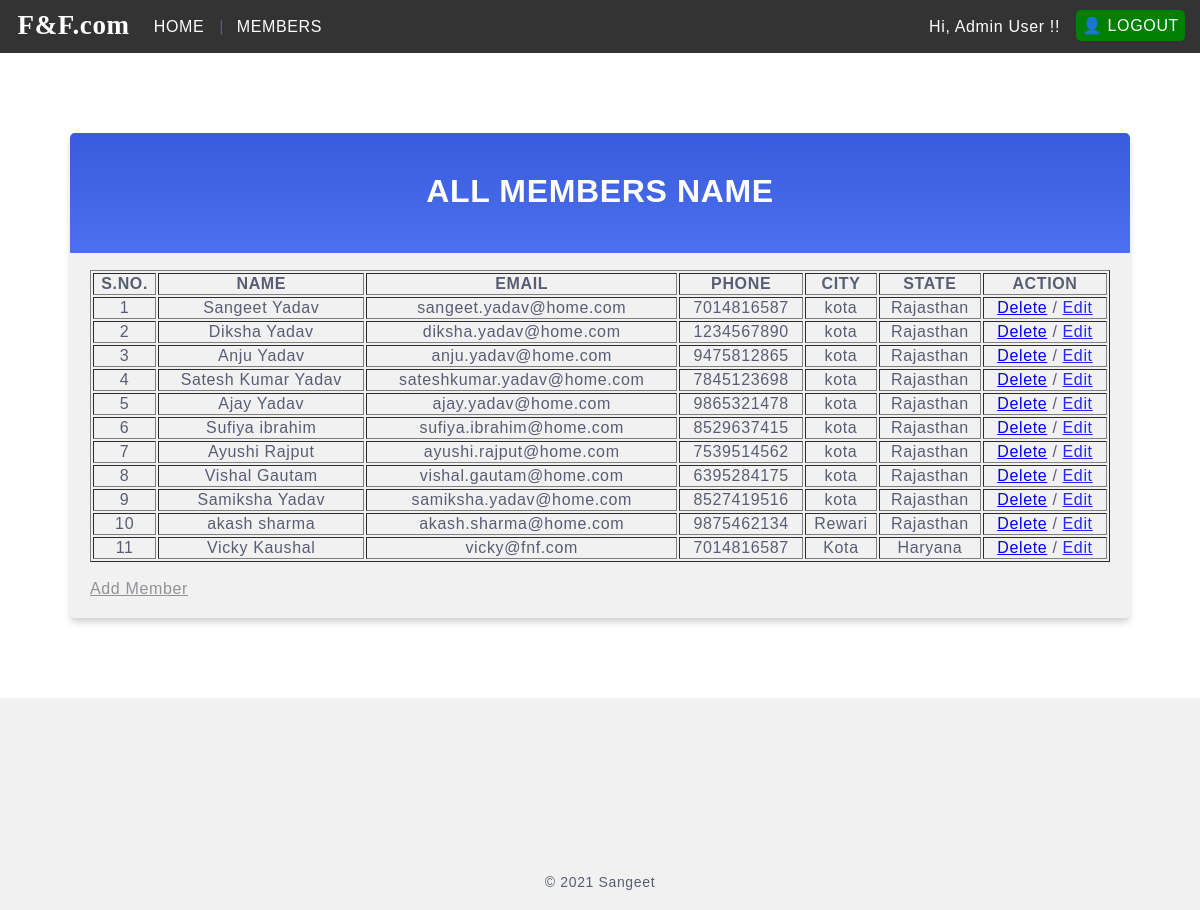
The app's page /data_table/ (signed in), older data.
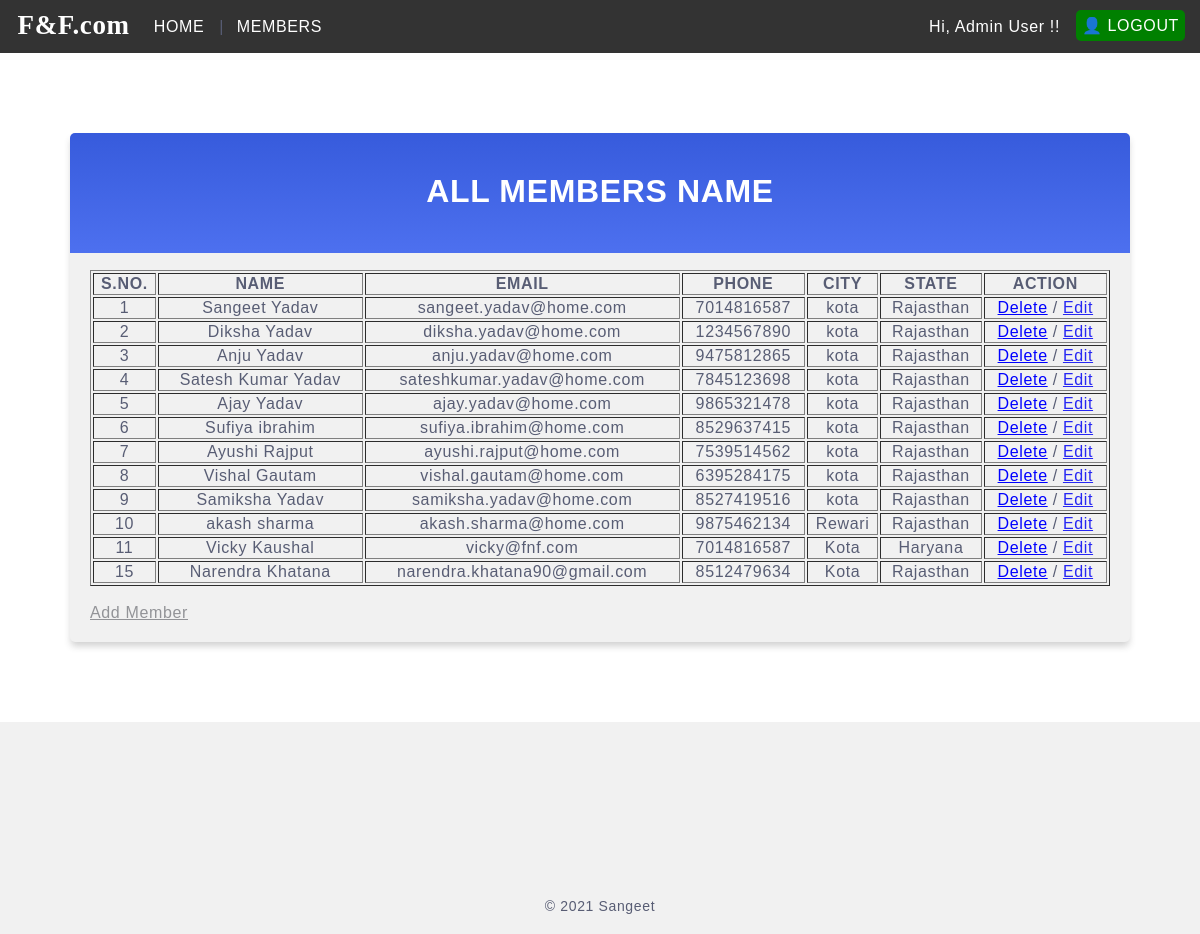
The same page, newer data.
### members/models.py (models this page shows)
class Member(models.Model):
    user = models.ForeignKey(User, on_delete=models.CASCADE, default=1)
    first_name = models.CharField(max_length=255)
    last_name = models.CharField(max_length=255)
    email = models.EmailField(null=True)
    phone = models.CharField(max_length=10, null=True)
    city = models.CharField(max_length=255, default='kota')
    state = models.CharField(max_length=20, default='Rajasthan')
    class Meta:
        verbose_name_plural = 'Membars'

### members/views.py (the view)
# urls.py: path('data_table/', views.crm, name='crm'),
def crm(request):
    template = loader.get_template('data_table.html')
    mydata=Member.objects.all()
    context = {
        'allmembers' : mydata,
    }
    return HttpResponse(template.render(context,request))

### members/templates/data_table.html (shortened to what this page needs)
{% extends 'master.html' %}
{% block content %}
<div class="mycard">
    <h1> ALL MEMBERS NAME</h1>
        <table border="1">
            <tr>
                <th>S.NO.</th>
                <th>NAME</th>
                <th>EMAIL</th>
                <th>PHONE</th>
                <th>CITY</th>
                <th>STATE</th>
                <th>ACTION</th>
            </tr>
            {% for i in allmembers%}
            {% if i.user_id is request.user.id %}
            <tr>
                <td>{{forloop.counter}}</td>
                <td>{{i.first_name}} {{i.last_name}}</td>
                <td>{{i.email}}</td>
                <td>{{i.phone}}</td>
                <td>{{i.city}}</td>
                <td>{{i.state}}</td>
                <td><a href="delete/{{i.id}}" style="color: blue;">Delete</a> / <a href="edit/{{i.id}}" style="color: rgb(39, 39, 243);">Edit</a></td>
            </tr>
            {% endif %}
            {% endfor %}
        </table>
    <br>
    <a href="{% url 'add_member' %}">Add Member</a> <br>
</div>
{% endblock %}

### members/templates/master.html (shortened to what this page needs)
{% load static %}
<!DOCTYPE html>
<html lang="en">
<head>
    <link rel="stylesheet" href="{% static 'myglobal.css' %}">
</head>
<body>
    <div class="topnav">
        <h3>F&F.com</h3>
        <a href="/" style="margin: 7.5px;">HOME </a>
        <p style="margin: 7.5px;"> | <a href="/members">MEMBERS</a></p>
        {% if request.user.is_authenticated %}
            <p style="
                color: white;
                padding: 0;
                margin: 0;
                position: absolute;
                right: 0;
                margin: 0 140px;
                padding-top: 8px;
            ">Hi, {{request.user.first_name}} {{request.user.last_name}} !!</p>
            <a id="ida" style="margin: 0 15px" href="/logout">&#128100; LOGOUT</a>
        {% else %}
            <a id="ida" style="margin: 0 8px" href="/login">&#128100; LOGIN</a>
        {% endif %}
    </div>
    {% block content %}
    {% endblock %}
    <div class="footer">
        <p>&copy; 2021 Sangeet</p>
    </div>
</body>
</html>

### mystaticfiles/myglobal.css (style rules this page uses)
* { margin:0; font-family: 'Source Sans Pro', sans-serif; letter-spacing: 0.64px; color: #585d74; }
.topnav { display: flex; text-align: left; color: #ffffff; background-color: #333; padding: 10px; }
.topnav h3 { margin: 0 16.5px 0 7.5px; padding: 0; font-stretch: extra-condensed; color: white; font-size: 27px; font-family: cursive; }
#ida, #idu { color: white; position: absolute; right: 0; padding: 6px; border-radius: 5px; background-color: green; }
.topnav a:link, .topnav a:visited { color : white; text-decoration: none; margin: 7.5px 7.5px 7.5px; }
.mycard { background-color: #f1f1f1; background-image: linear-gradient(to bottom, #375BDC, #4D70EF); background-size: 100% 120px; background-repeat: no-repeat; margin: 80px auto; width: 85%; border-radius: 5px; box-shadow: 0 5px 7px -1px rgba(51, 51, 51, 0.23); padding: 20px; }
.mycard h1 { text-align: center; color:#ffffff; margin:20px 0 60px 0; }
.mycard table { width: -webkit-fill-available; text-align: center; }
a:link, a:visited { color: #929397; }
.footer { background-color: #f1f1f1; }
.footer p { text-align: center; padding: 176px 20px 20px 20px; color: #585d74; font-size: 14px; margin: 0; }

Row changes from the older to the newer data that the page shows:
added Member: first_name "Narendra", last_name "Khatana", email "narendra.khatana90@gmail.com", phone "8512479634", city "Kota", state "Rajasthan"
